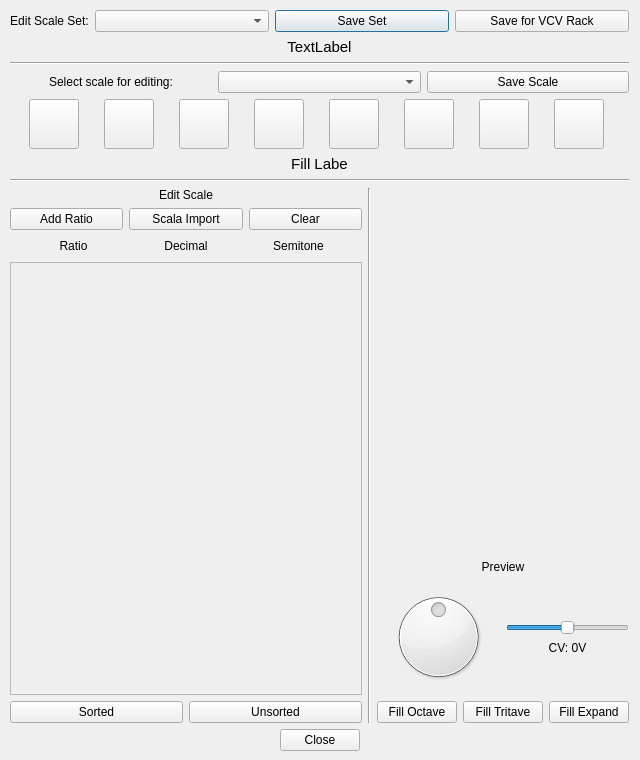
<?xml version="1.0" encoding="UTF-8"?>
<ui version="4.0">
 <class>sync3ScaleEditor</class>
 <widget class="QDialog" name="sync3ScaleEditor">
  <property name="geometry">
   <rect>
    <x>0</x>
    <y>0</y>
    <width>640</width>
    <height>760</height>
   </rect>
  </property>
  <property name="minimumSize">
   <size>
    <width>0</width>
    <height>760</height>
   </size>
  </property>
  <property name="maximumSize">
   <size>
    <width>10000</width>
    <height>760</height>
   </size>
  </property>
  <property name="windowTitle">
   <string>SYNC3 Scale Set Editor</string>
  </property>
  <widget class="QWidget" name="layoutWidget">
   <property name="geometry">
    <rect>
     <x>10</x>
     <y>10</y>
     <width>619</width>
     <height>741</height>
    </rect>
   </property>
   <layout class="QVBoxLayout" name="verticalLayout_8">
    <item>
     <layout class="QHBoxLayout" name="scalesSetButtons">
      <item>
       <widget class="QLabel" name="label_8">
        <property name="sizePolicy">
         <sizepolicy hsizetype="Maximum" vsizetype="Preferred">
          <horstretch>0</horstretch>
          <verstretch>0</verstretch>
         </sizepolicy>
        </property>
        <property name="text">
         <string>Edit Scale Set:</string>
        </property>
        <property name="alignment">
         <set>Qt::AlignCenter</set>
        </property>
       </widget>
      </item>
      <item>
       <widget class="QComboBox" name="selectResourceSet"/>
      </item>
      <item>
       <widget class="QPushButton" name="saveResourceSet">
        <property name="text">
         <string>Save Set</string>
        </property>
       </widget>
      </item>
      <item>
       <widget class="QPushButton" name="saveForRack">
        <property name="text">
         <string>Save for VCV Rack</string>
        </property>
       </widget>
      </item>
     </layout>
    </item>
    <item>
     <widget class="QLabel" name="setDescription">
      <property name="sizePolicy">
       <sizepolicy hsizetype="Preferred" vsizetype="Minimum">
        <horstretch>0</horstretch>
        <verstretch>0</verstretch>
       </sizepolicy>
      </property>
      <property name="font">
       <font>
        <pointsize>11</pointsize>
       </font>
      </property>
      <property name="text">
       <string>TextLabel</string>
      </property>
      <property name="alignment">
       <set>Qt::AlignCenter</set>
      </property>
      <property name="wordWrap">
       <bool>true</bool>
      </property>
     </widget>
    </item>
    <item>
     <widget class="Line" name="line">
      <property name="orientation">
       <enum>Qt::Horizontal</enum>
      </property>
     </widget>
    </item>
    <item>
     <layout class="QHBoxLayout" name="saveLoadScale">
      <item>
       <widget class="QLabel" name="label_9">
        <property name="text">
         <string>Select scale for editing:</string>
        </property>
        <property name="alignment">
         <set>Qt::AlignCenter</set>
        </property>
       </widget>
      </item>
      <item>
       <widget class="QComboBox" name="selectResource"/>
      </item>
      <item>
       <widget class="QPushButton" name="saveResource">
        <property name="text">
         <string>Save Scale</string>
        </property>
       </widget>
      </item>
     </layout>
    </item>
    <item>
     <layout class="QHBoxLayout" name="slotGroup1">
      <property name="sizeConstraint">
       <enum>QLayout::SetMaximumSize</enum>
      </property>
      <item>
       <widget class="Slot1Button" name="slot1">
        <property name="enabled">
         <bool>true</bool>
        </property>
        <property name="sizePolicy">
         <sizepolicy hsizetype="Maximum" vsizetype="Fixed">
          <horstretch>0</horstretch>
          <verstretch>0</verstretch>
         </sizepolicy>
        </property>
        <property name="minimumSize">
         <size>
          <width>50</width>
          <height>50</height>
         </size>
        </property>
        <property name="maximumSize">
         <size>
          <width>30</width>
          <height>16777215</height>
         </size>
        </property>
        <property name="text">
         <string/>
        </property>
        <property name="checkable">
         <bool>true</bool>
        </property>
        <attribute name="buttonGroup">
         <string notr="true">buttonGroup</string>
        </attribute>
       </widget>
      </item>
      <item>
       <widget class="Slot2Button" name="slot2">
        <property name="sizePolicy">
         <sizepolicy hsizetype="Maximum" vsizetype="Fixed">
          <horstretch>0</horstretch>
          <verstretch>0</verstretch>
         </sizepolicy>
        </property>
        <property name="minimumSize">
         <size>
          <width>50</width>
          <height>50</height>
         </size>
        </property>
        <property name="maximumSize">
         <size>
          <width>30</width>
          <height>16777215</height>
         </size>
        </property>
        <property name="text">
         <string/>
        </property>
        <property name="checkable">
         <bool>true</bool>
        </property>
        <attribute name="buttonGroup">
         <string notr="true">buttonGroup</string>
        </attribute>
       </widget>
      </item>
      <item>
       <widget class="Slot3Button" name="slot3">
        <property name="sizePolicy">
         <sizepolicy hsizetype="Maximum" vsizetype="Fixed">
          <horstretch>0</horstretch>
          <verstretch>0</verstretch>
         </sizepolicy>
        </property>
        <property name="minimumSize">
         <size>
          <width>50</width>
          <height>50</height>
         </size>
        </property>
        <property name="maximumSize">
         <size>
          <width>30</width>
          <height>16777215</height>
         </size>
        </property>
        <property name="text">
         <string/>
        </property>
        <property name="checkable">
         <bool>true</bool>
        </property>
        <attribute name="buttonGroup">
         <string notr="true">buttonGroup</string>
        </attribute>
       </widget>
      </item>
      <item>
       <widget class="Slot4Button" name="slot4">
        <property name="sizePolicy">
         <sizepolicy hsizetype="Maximum" vsizetype="Fixed">
          <horstretch>0</horstretch>
          <verstretch>0</verstretch>
         </sizepolicy>
        </property>
        <property name="minimumSize">
         <size>
          <width>50</width>
          <height>50</height>
         </size>
        </property>
        <property name="maximumSize">
         <size>
          <width>30</width>
          <height>16777215</height>
         </size>
        </property>
        <property name="text">
         <string/>
        </property>
        <property name="checkable">
         <bool>true</bool>
        </property>
        <attribute name="buttonGroup">
         <string notr="true">buttonGroup</string>
        </attribute>
       </widget>
      </item>
      <item>
       <widget class="Slot5Button" name="slot5">
        <property name="sizePolicy">
         <sizepolicy hsizetype="Maximum" vsizetype="Fixed">
          <horstretch>0</horstretch>
          <verstretch>0</verstretch>
         </sizepolicy>
        </property>
        <property name="minimumSize">
         <size>
          <width>50</width>
          <height>50</height>
         </size>
        </property>
        <property name="maximumSize">
         <size>
          <width>50</width>
          <height>50</height>
         </size>
        </property>
        <property name="text">
         <string/>
        </property>
        <property name="checkable">
         <bool>true</bool>
        </property>
        <attribute name="buttonGroup">
         <string notr="true">buttonGroup</string>
        </attribute>
       </widget>
      </item>
      <item>
       <widget class="Slot6Button" name="slot6">
        <property name="sizePolicy">
         <sizepolicy hsizetype="Maximum" vsizetype="Fixed">
          <horstretch>0</horstretch>
          <verstretch>0</verstretch>
         </sizepolicy>
        </property>
        <property name="minimumSize">
         <size>
          <width>50</width>
          <height>50</height>
         </size>
        </property>
        <property name="maximumSize">
         <size>
          <width>30</width>
          <height>16777215</height>
         </size>
        </property>
        <property name="text">
         <string/>
        </property>
        <property name="checkable">
         <bool>true</bool>
        </property>
        <attribute name="buttonGroup">
         <string notr="true">buttonGroup</string>
        </attribute>
       </widget>
      </item>
      <item>
       <widget class="Slot7Button" name="slot7">
        <property name="sizePolicy">
         <sizepolicy hsizetype="Maximum" vsizetype="Fixed">
          <horstretch>0</horstretch>
          <verstretch>0</verstretch>
         </sizepolicy>
        </property>
        <property name="minimumSize">
         <size>
          <width>50</width>
          <height>50</height>
         </size>
        </property>
        <property name="maximumSize">
         <size>
          <width>30</width>
          <height>16777215</height>
         </size>
        </property>
        <property name="text">
         <string/>
        </property>
        <property name="checkable">
         <bool>true</bool>
        </property>
        <attribute name="buttonGroup">
         <string notr="true">buttonGroup</string>
        </attribute>
       </widget>
      </item>
      <item>
       <widget class="Slot8Button" name="slot8">
        <property name="sizePolicy">
         <sizepolicy hsizetype="Maximum" vsizetype="Fixed">
          <horstretch>0</horstretch>
          <verstretch>0</verstretch>
         </sizepolicy>
        </property>
        <property name="minimumSize">
         <size>
          <width>50</width>
          <height>50</height>
         </size>
        </property>
        <property name="maximumSize">
         <size>
          <width>30</width>
          <height>16777215</height>
         </size>
        </property>
        <property name="text">
         <string/>
        </property>
        <property name="checkable">
         <bool>true</bool>
        </property>
        <attribute name="buttonGroup">
         <string notr="true">buttonGroup</string>
        </attribute>
       </widget>
      </item>
     </layout>
    </item>
    <item>
     <widget class="QLabel" name="resourceDescription">
      <property name="sizePolicy">
       <sizepolicy hsizetype="Preferred" vsizetype="Minimum">
        <horstretch>0</horstretch>
        <verstretch>0</verstretch>
       </sizepolicy>
      </property>
      <property name="font">
       <font>
        <pointsize>11</pointsize>
       </font>
      </property>
      <property name="text">
       <string>Fill Labe</string>
      </property>
      <property name="alignment">
       <set>Qt::AlignCenter</set>
      </property>
      <property name="wordWrap">
       <bool>true</bool>
      </property>
     </widget>
    </item>
    <item>
     <widget class="Line" name="line_3">
      <property name="orientation">
       <enum>Qt::Horizontal</enum>
      </property>
     </widget>
    </item>
    <item>
     <layout class="QHBoxLayout" name="scaleEditor">
      <item>
       <layout class="QVBoxLayout" name="seedEditor">
        <item>
         <widget class="QLabel" name="label_7">
          <property name="text">
           <string>Edit Scale</string>
          </property>
          <property name="alignment">
           <set>Qt::AlignCenter</set>
          </property>
         </widget>
        </item>
        <item>
         <layout class="QHBoxLayout" name="horizontalLayout_15">
          <item>
           <widget class="QPushButton" name="addSeedRatio">
            <property name="text">
             <string>Add Ratio</string>
            </property>
           </widget>
          </item>
          <item>
           <widget class="QPushButton" name="addFromScala">
            <property name="text">
             <string>Scala Import</string>
            </property>
           </widget>
          </item>
          <item>
           <widget class="QPushButton" name="clearSeedRatios">
            <property name="text">
             <string>Clear</string>
            </property>
           </widget>
          </item>
         </layout>
        </item>
        <item>
         <layout class="QHBoxLayout" name="horizontalLayout">
          <item>
           <spacer name="horizontalSpacer_2">
            <property name="orientation">
             <enum>Qt::Horizontal</enum>
            </property>
            <property name="sizeType">
             <enum>QSizePolicy::Fixed</enum>
            </property>
            <property name="sizeHint" stdset="0">
             <size>
              <width>10</width>
              <height>20</height>
             </size>
            </property>
           </spacer>
          </item>
          <item>
           <widget class="QLabel" name="label_4">
            <property name="text">
             <string>Ratio</string>
            </property>
            <property name="alignment">
             <set>Qt::AlignCenter</set>
            </property>
           </widget>
          </item>
          <item>
           <widget class="QLabel" name="label_3">
            <property name="text">
             <string>Decimal</string>
            </property>
            <property name="alignment">
             <set>Qt::AlignCenter</set>
            </property>
           </widget>
          </item>
          <item>
           <widget class="QLabel" name="label">
            <property name="text">
             <string>Semitone</string>
            </property>
            <property name="alignment">
             <set>Qt::AlignCenter</set>
            </property>
           </widget>
          </item>
          <item>
           <spacer name="horizontalSpacer">
            <property name="orientation">
             <enum>Qt::Horizontal</enum>
            </property>
            <property name="sizeType">
             <enum>QSizePolicy::Fixed</enum>
            </property>
            <property name="sizeHint" stdset="0">
             <size>
              <width>10</width>
              <height>20</height>
             </size>
            </property>
           </spacer>
          </item>
         </layout>
        </item>
        <item>
         <widget class="QScrollArea" name="seedScrollArea">
          <property name="widgetResizable">
           <bool>true</bool>
          </property>
          <widget class="QWidget" name="scrollAreaWidgetContents">
           <property name="geometry">
            <rect>
             <x>0</x>
             <y>0</y>
             <width>284</width>
             <height>314</height>
            </rect>
           </property>
          </widget>
         </widget>
        </item>
        <item>
         <layout class="QHBoxLayout" name="horizontalLayout_3">
          <item>
           <widget class="QPushButton" name="sorted">
            <property name="text">
             <string>Sorted</string>
            </property>
            <property name="checkable">
             <bool>true</bool>
            </property>
            <attribute name="buttonGroup">
             <string notr="true">buttonGroup_3</string>
            </attribute>
           </widget>
          </item>
          <item>
           <widget class="QPushButton" name="unsorted">
            <property name="text">
             <string>Unsorted</string>
            </property>
            <property name="checkable">
             <bool>true</bool>
            </property>
            <attribute name="buttonGroup">
             <string notr="true">buttonGroup_3</string>
            </attribute>
           </widget>
          </item>
         </layout>
        </item>
       </layout>
      </item>
      <item>
       <widget class="Line" name="line_2">
        <property name="orientation">
         <enum>Qt::Vertical</enum>
        </property>
       </widget>
      </item>
      <item>
       <layout class="QVBoxLayout" name="tilingAndPreview">
        <item>
         <widget class="RatioDisplay" name="ratioPreview" native="true">
          <property name="sizePolicy">
           <sizepolicy hsizetype="Preferred" vsizetype="Expanding">
            <horstretch>0</horstretch>
            <verstretch>0</verstretch>
           </sizepolicy>
          </property>
         </widget>
        </item>
        <item>
         <widget class="QLabel" name="previewLabel">
          <property name="text">
           <string>Preview</string>
          </property>
          <property name="alignment">
           <set>Qt::AlignCenter</set>
          </property>
         </widget>
        </item>
        <item>
         <layout class="QHBoxLayout" name="knobCV">
          <item>
           <layout class="QVBoxLayout" name="knobLayout">
            <item>
             <widget class="QDial" name="knob">
              <property name="sizePolicy">
               <sizepolicy hsizetype="Preferred" vsizetype="Maximum">
                <horstretch>0</horstretch>
                <verstretch>0</verstretch>
               </sizepolicy>
              </property>
              <property name="maximum">
               <number>16</number>
              </property>
              <property name="pageStep">
               <number>8</number>
              </property>
              <property name="sliderPosition">
               <number>8</number>
              </property>
             </widget>
            </item>
           </layout>
          </item>
          <item>
           <layout class="QVBoxLayout" name="cvSliderLayout">
            <item>
             <spacer name="verticalSpacer_2">
              <property name="orientation">
               <enum>Qt::Vertical</enum>
              </property>
              <property name="sizeType">
               <enum>QSizePolicy::Maximum</enum>
              </property>
              <property name="sizeHint" stdset="0">
               <size>
                <width>20</width>
                <height>40</height>
               </size>
              </property>
             </spacer>
            </item>
            <item>
             <widget class="QSlider" name="cvSlider">
              <property name="sizePolicy">
               <sizepolicy hsizetype="Preferred" vsizetype="Maximum">
                <horstretch>0</horstretch>
                <verstretch>0</verstretch>
               </sizepolicy>
              </property>
              <property name="minimum">
               <number>-50</number>
              </property>
              <property name="maximum">
               <number>50</number>
              </property>
              <property name="value">
               <number>0</number>
              </property>
              <property name="sliderPosition">
               <number>0</number>
              </property>
              <property name="orientation">
               <enum>Qt::Horizontal</enum>
              </property>
             </widget>
            </item>
            <item>
             <widget class="QLabel" name="cvLabel">
              <property name="sizePolicy">
               <sizepolicy hsizetype="Preferred" vsizetype="Maximum">
                <horstretch>0</horstretch>
                <verstretch>0</verstretch>
               </sizepolicy>
              </property>
              <property name="text">
               <string>CV: 0V</string>
              </property>
              <property name="alignment">
               <set>Qt::AlignCenter</set>
              </property>
             </widget>
            </item>
            <item>
             <spacer name="verticalSpacer_3">
              <property name="orientation">
               <enum>Qt::Vertical</enum>
              </property>
              <property name="sizeType">
               <enum>QSizePolicy::Maximum</enum>
              </property>
              <property name="sizeHint" stdset="0">
               <size>
                <width>20</width>
                <height>40</height>
               </size>
              </property>
             </spacer>
            </item>
           </layout>
          </item>
         </layout>
        </item>
        <item>
         <layout class="QHBoxLayout" name="fillButtonLayout">
          <item>
           <widget class="QPushButton" name="fillOctave">
            <property name="sizePolicy">
             <sizepolicy hsizetype="Preferred" vsizetype="Fixed">
              <horstretch>0</horstretch>
              <verstretch>0</verstretch>
             </sizepolicy>
            </property>
            <property name="text">
             <string>Fill Octave</string>
            </property>
            <property name="checkable">
             <bool>true</bool>
            </property>
            <attribute name="buttonGroup">
             <string notr="true">buttonGroup_2</string>
            </attribute>
           </widget>
          </item>
          <item>
           <widget class="QPushButton" name="fillTritave">
            <property name="sizePolicy">
             <sizepolicy hsizetype="Preferred" vsizetype="Fixed">
              <horstretch>0</horstretch>
              <verstretch>0</verstretch>
             </sizepolicy>
            </property>
            <property name="text">
             <string>Fill Tritave</string>
            </property>
            <property name="checkable">
             <bool>true</bool>
            </property>
            <attribute name="buttonGroup">
             <string notr="true">buttonGroup_2</string>
            </attribute>
           </widget>
          </item>
          <item>
           <widget class="QPushButton" name="fillExpand">
            <property name="sizePolicy">
             <sizepolicy hsizetype="Preferred" vsizetype="Fixed">
              <horstretch>0</horstretch>
              <verstretch>0</verstretch>
             </sizepolicy>
            </property>
            <property name="text">
             <string>Fill Expand</string>
            </property>
            <property name="checkable">
             <bool>true</bool>
            </property>
            <attribute name="buttonGroup">
             <string notr="true">buttonGroup_2</string>
            </attribute>
           </widget>
          </item>
         </layout>
        </item>
       </layout>
      </item>
     </layout>
    </item>
    <item>
     <widget class="QDialogButtonBox" name="buttonBox">
      <property name="orientation">
       <enum>Qt::Horizontal</enum>
      </property>
      <property name="standardButtons">
       <set>QDialogButtonBox::Close</set>
      </property>
      <property name="centerButtons">
       <bool>true</bool>
      </property>
     </widget>
    </item>
   </layout>
  </widget>
 </widget>
 <customwidgets>
  <customwidget>
   <class>Slot1Button</class>
   <extends>QPushButton</extends>
   <header>resourcesetbuttons.h</header>
  </customwidget>
  <customwidget>
   <class>Slot2Button</class>
   <extends>QPushButton</extends>
   <header>resourcesetbuttons.h</header>
  </customwidget>
  <customwidget>
   <class>Slot3Button</class>
   <extends>QPushButton</extends>
   <header>resourcesetbuttons.h</header>
  </customwidget>
  <customwidget>
   <class>Slot4Button</class>
   <extends>QPushButton</extends>
   <header>resourcesetbuttons.h</header>
  </customwidget>
  <customwidget>
   <class>Slot5Button</class>
   <extends>QPushButton</extends>
   <header>resourcesetbuttons.h</header>
  </customwidget>
  <customwidget>
   <class>Slot6Button</class>
   <extends>QPushButton</extends>
   <header>resourcesetbuttons.h</header>
  </customwidget>
  <customwidget>
   <class>Slot7Button</class>
   <extends>QPushButton</extends>
   <header>resourcesetbuttons.h</header>
  </customwidget>
  <customwidget>
   <class>Slot8Button</class>
   <extends>QPushButton</extends>
   <header>resourcesetbuttons.h</header>
  </customwidget>
  <customwidget>
   <class>RatioDisplay</class>
   <extends>QWidget</extends>
   <header>ratio_display.h</header>
   <container>1</container>
  </customwidget>
 </customwidgets>
 <resources/>
 <connections>
  <connection>
   <sender>buttonBox</sender>
   <signal>rejected()</signal>
   <receiver>sync3ScaleEditor</receiver>
   <slot>reject()</slot>
   <hints>
    <hint type="sourcelabel">
     <x>316</x>
     <y>260</y>
    </hint>
    <hint type="destinationlabel">
     <x>286</x>
     <y>274</y>
    </hint>
   </hints>
  </connection>
  <connection>
   <sender>buttonBox</sender>
   <signal>accepted()</signal>
   <receiver>sync3ScaleEditor</receiver>
   <slot>accept()</slot>
   <hints>
    <hint type="sourcelabel">
     <x>248</x>
     <y>254</y>
    </hint>
    <hint type="destinationlabel">
     <x>157</x>
     <y>274</y>
    </hint>
   </hints>
  </connection>
 </connections>
 <buttongroups>
  <buttongroup name="buttonGroup"/>
  <buttongroup name="buttonGroup_3"/>
  <buttongroup name="buttonGroup_2"/>
 </buttongroups>
</ui>
